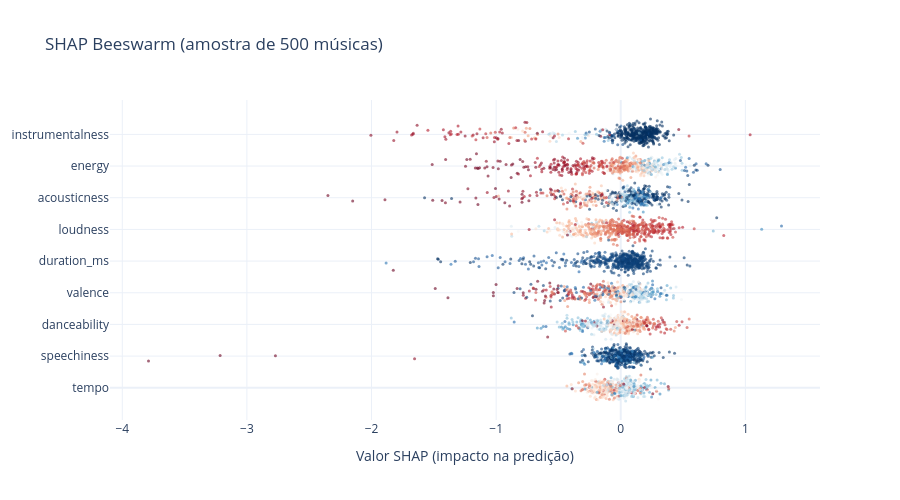

Here is the notebook cell this chart was saved with:
### Markdown cell above
## Beeswarm

Cada ponto é uma música. A posição horizontal mostra se a feature empurrou a predição pra hit (direita) ou não-hit (esquerda). A cor mostra o valor real da feature naquela música.

### Code cell
shap_df = pd.DataFrame(shap_values, columns=FEATURES)
feature_order = importance_df["feature"].tolist()

sample_size = min(500, len(shap_df))
sample_idx = np.random.RandomState(42).choice(len(shap_df), sample_size, replace=False)

fig = go.Figure()
for i, feat in enumerate(feature_order):
    feat_vals = X_test.iloc[sample_idx][feat].values
    normalized = (feat_vals - feat_vals.min()) / (feat_vals.max() - feat_vals.min() + 1e-10)

    fig.add_trace(go.Scatter(
        x=shap_df.iloc[sample_idx][feat].values,
        y=np.random.normal(i, 0.15, size=sample_size),
        mode="markers",
        marker=dict(
            size=3, color=normalized,
            colorscale="RdBu_r", opacity=0.6,
        ),
        name=feat, showlegend=False,
        hovertemplate=f"{feat}<br>SHAP: %{{x:.3f}}<extra></extra>",
    ))

fig.update_layout(
    title="SHAP Beeswarm (amostra de 500 músicas)",
    xaxis_title="Valor SHAP (impacto na predição)",
    yaxis=dict(tickvals=list(range(len(feature_order))), ticktext=feature_order),
    height=500, template="plotly_white",
)
fig.show()

### Figure 1 — Plotly figure (JSON) as saved in the notebook; plotly's stock layout.template omitted (floating-point values rounded to 4 significant figures; data arrays with more than 128 entries replaced by an {"elided": "..."} marker saying what was removed)
{"data": [{"hovertemplate": "tempo<br>SHAP: %{x:.3f}<extra></extra>", "marker": {"color": {"elided": "500 float values"}, "colorscale": [[0, "rgb(5,48,97)"], [0.1, "rgb(33,102,172)"], [0.2, "rgb(67,147,195)"], [0.3, "rgb(146,197,222)"], [0.4, "rgb(209,229,240)"], [0.5, "rgb(247,247,247)"], [0.6, "rgb(253,219,199)"], [0.7, "rgb(244,165,130)"], [0.8, "rgb(214,96,77)"], [0.9, "rgb(178,24,43)"], [1, "rgb(103,0,31)"]], "opacity": 0.6, "size": 3}, "mode": "markers", "name": "tempo", "showlegend": false, "type": "scatter", "x": {"elided": "500 float values"}, "y": {"elided": "500 float values"}}, {"hovertemplate": "speechiness<br>SHAP: %{x:.3f}<extra></extra>", "marker": {"color": {"elided": "500 float values"}, "colorscale": [[0, "rgb(5,48,97)"], [0.1, "rgb(33,102,172)"], [0.2, "rgb(67,147,195)"], [0.3, "rgb(146,197,222)"], [0.4, "rgb(209,229,240)"], [0.5, "rgb(247,247,247)"], [0.6, "rgb(253,219,199)"], [0.7, "rgb(244,165,130)"], [0.8, "rgb(214,96,77)"], [0.9, "rgb(178,24,43)"], [1, "rgb(103,0,31)"]], "opacity": 0.6, "size": 3}, "mode": "markers", "name": "speechiness", "showlegend": false, "type": "scatter", "x": {"elided": "500 float values"}, "y": {"elided": "500 float values"}}, {"hovertemplate": "danceability<br>SHAP: %{x:.3f}<extra></extra>", "marker": {"color": {"elided": "500 float values"}, "colorscale": [[0, "rgb(5,48,97)"], [0.1, "rgb(33,102,172)"], [0.2, "rgb(67,147,195)"], [0.3, "rgb(146,197,222)"], [0.4, "rgb(209,229,240)"], [0.5, "rgb(247,247,247)"], [0.6, "rgb(253,219,199)"], [0.7, "rgb(244,165,130)"], [0.8, "rgb(214,96,77)"], [0.9, "rgb(178,24,43)"], [1, "rgb(103,0,31)"]], "opacity": 0.6, "size": 3}, "mode": "markers", "name": "danceability", "showlegend": false, "type": "scatter", "x": {"elided": "500 float values"}, "y": {"elided": "500 float values"}}, {"hovertemplate": "valence<br>SHAP: %{x:.3f}<extra></extra>", "marker": {"color": {"elided": "500 float values"}, "colorscale": [[0, "rgb(5,48,97)"], [0.1, "rgb(33,102,172)"], [0.2, "rgb(67,147,195)"], [0.3, "rgb(146,197,222)"], [0.4, "rgb(209,229,240)"], [0.5, "rgb(247,247,247)"], [0.6, "rgb(253,219,199)"], [0.7, "rgb(244,165,130)"], [0.8, "rgb(214,96,77)"], [0.9, "rgb(178,24,43)"], [1, "rgb(103,0,31)"]], "opacity": 0.6, "size": 3}, "mode": "markers", "name": "valence", "showlegend": false, "type": "scatter", "x": {"elided": "500 float values"}, "y": {"elided": "500 float values"}}, {"hovertemplate": "duration_ms<br>SHAP: %{x:.3f}<extra></extra>", "marker": {"color": {"elided": "500 float values"}, "colorscale": [[0, "rgb(5,48,97)"], [0.1, "rgb(33,102,172)"], [0.2, "rgb(67,147,195)"], [0.3, "rgb(146,197,222)"], [0.4, "rgb(209,229,240)"], [0.5, "rgb(247,247,247)"], [0.6, "rgb(253,219,199)"], [0.7, "rgb(244,165,130)"], [0.8, "rgb(214,96,77)"], [0.9, "rgb(178,24,43)"], [1, "rgb(103,0,31)"]], "opacity": 0.6, "size": 3}, "mode": "markers", "name": "duration_ms", "showlegend": false, "type": "scatter", "x": {"elided": "500 float values"}, "y": {"elided": "500 float values"}}, {"hovertemplate": "loudness<br>SHAP: %{x:.3f}<extra></extra>", "marker": {"color": {"elided": "500 float values"}, "colorscale": [[0, "rgb(5,48,97)"], [0.1, "rgb(33,102,172)"], [0.2, "rgb(67,147,195)"], [0.3, "rgb(146,197,222)"], [0.4, "rgb(209,229,240)"], [0.5, "rgb(247,247,247)"], [0.6, "rgb(253,219,199)"], [0.7, "rgb(244,165,130)"], [0.8, "rgb(214,96,77)"], [0.9, "rgb(178,24,43)"], [1, "rgb(103,0,31)"]], "opacity": 0.6, "size": 3}, "mode": "markers", "name": "loudness", "showlegend": false, "type": "scatter", "x": {"elided": "500 float values"}, "y": {"elided": "500 float values"}}, {"hovertemplate": "acousticness<br>SHAP: %{x:.3f}<extra></extra>", "marker": {"color": {"elided": "500 float values"}, "colorscale": [[0, "rgb(5,48,97)"], [0.1, "rgb(33,102,172)"], [0.2, "rgb(67,147,195)"], [0.3, "rgb(146,197,222)"], [0.4, "rgb(209,229,240)"], [0.5, "rgb(247,247,247)"], [0.6, "rgb(253,219,199)"], [0.7, "rgb(244,165,130)"], [0.8, "rgb(214,96,77)"], [0.9, "rgb(178,24,43)"], [1, "rgb(103,0,31)"]], "opacity": 0.6, "size": 3}, "mode": "markers", "name": "acousticness", "showlegend": false, "type": "scatter", "x": {"elided": "500 float values"}, "y": {"elided": "500 float values"}}, {"hovertemplate": "energy<br>SHAP: %{x:.3f}<extra></extra>", "marker": {"color": {"elided": "500 float values"}, "colorscale": [[0, "rgb(5,48,97)"], [0.1, "rgb(33,102,172)"], [0.2, "rgb(67,147,195)"], [0.3, "rgb(146,197,222)"], [0.4, "rgb(209,229,240)"], [0.5, "rgb(247,247,247)"], [0.6, "rgb(253,219,199)"], [0.7, "rgb(244,165,130)"], [0.8, "rgb(214,96,77)"], [0.9, "rgb(178,24,43)"], [1, "rgb(103,0,31)"]], "opacity": 0.6, "size": 3}, "mode": "markers", "name": "energy", "showlegend": false, "type": "scatter", "x": {"elided": "500 float values"}, "y": {"elided": "500 float values"}}, {"hovertemplate": "instrumentalness<br>SHAP: %{x:.3f}<extra></extra>", "marker": {"color": {"elided": "500 float values"}, "colorscale": [[0, "rgb(5,48,97)"], [0.1, "rgb(33,102,172)"], [0.2, "rgb(67,147,195)"], [0.3, "rgb(146,197,222)"], [0.4, "rgb(209,229,240)"], [0.5, "rgb(247,247,247)"], [0.6, "rgb(253,219,199)"], [0.7, "rgb(244,165,130)"], [0.8, "rgb(214,96,77)"], [0.9, "rgb(178,24,43)"], [1, "rgb(103,0,31)"]], "opacity": 0.6, "size": 3}, "mode": "markers", "name": "instrumentalness", "showlegend": false, "type": "scatter", "x": {"elided": "500 float values"}, "y": {"elided": "500 float values"}}], "layout": {"height": 500, "title": {"text": "SHAP Beeswarm (amostra de 500 músicas)"}, "xaxis": {"title": {"text": "Valor SHAP (impacto na predição)"}}, "yaxis": {"ticktext": ["tempo", "speechiness", "danceability", "valence", "duration_ms", "loudness", "acousticness", "energy", "instrumentalness"], "tickvals": [0, 1, 2, 3, 4, 5, 6, 7, 8]}}}
